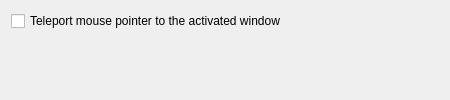
<?xml version="1.0" encoding="UTF-8"?>
<ui version="4.0">
 <class>RadialWindowSwitcherConfig</class>

 <widget class="QWidget" name="RadialWindowSwitcherConfig">
  <property name="geometry">
   <rect>
    <x>0</x>
    <y>0</y>
    <width>450</width>
    <height>100</height>
   </rect>
  </property>

  <layout class="QVBoxLayout" name="verticalLayout">
   <item>
    <widget class="QCheckBox" name="kcfg_TeleportCursor">
     <property name="text">
      <string>Teleport mouse pointer to the activated window</string>
     </property>
    </widget>
   </item>

   <item>
    <spacer name="verticalSpacer">
     <property name="orientation">
      <enum>Qt::Vertical</enum>
     </property>
     <property name="sizeHint" stdset="0">
      <size>
       <width>20</width>
       <height>40</height>
      </size>
     </property>
    </spacer>
   </item>
  </layout>
 </widget>

 <resources/>
 <connections/>
</ui>
